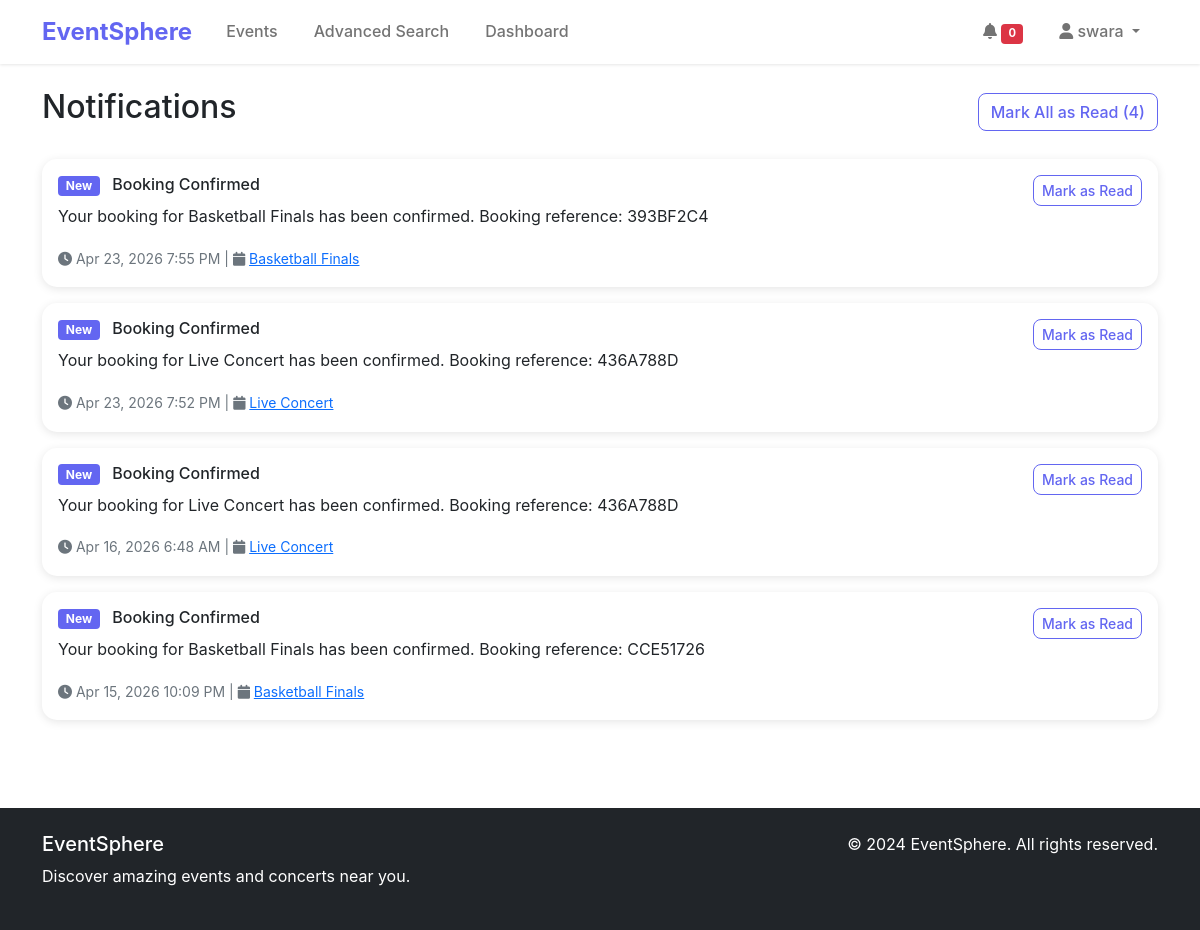
Screenshot of /notifications/ (signed in) with the database file from the repository.
### notifications/models.py (models this page shows, shortened)
class Notification(models.Model):
    NOTIFICATION_TYPES = [
        ('booking_confirmed', 'Booking Confirmed'),
        ('booking_cancelled', 'Booking Cancelled'),
        ('event_reminder', 'Event Reminder'),
        ('event_approved', 'Event Approved'),
        ('event_rejected', 'Event Rejected'),
        ('new_review', 'New Review'),
        ('system', 'System Notification'),
    ]
    user = models.ForeignKey(User, on_delete=models.CASCADE, related_name='notifications')
    title = models.CharField(max_length=200)
    message = models.TextField()
    notification_type = models.CharField(max_length=20, choices=NOTIFICATION_TYPES)
    event = models.ForeignKey(Event, on_delete=models.CASCADE, null=True, blank=True)
    booking = models.ForeignKey(Booking, on_delete=models.CASCADE, null=True, blank=True)
    is_read = models.BooleanField(default=False)
    created_at = models.DateTimeField(auto_now_add=True)
    class Meta:
        ordering = ['-created_at']

### events/models.py (models this page shows, shortened)
class Event(models.Model):
    title = models.CharField(max_length=200)
    description = models.TextField()
    category = models.ForeignKey(Category, on_delete=models.CASCADE)
    venue = models.ForeignKey(Venue, on_delete=models.CASCADE)
    date = models.DateTimeField()
    price = models.DecimalField(max_digits=10, decimal_places=2)
    image = models.ImageField(upload_to='events/', blank=True, null=True)
    created_by = models.ForeignKey(User, on_delete=models.CASCADE, null=True, blank=True)
    created_at = models.DateTimeField(auto_now_add=True)
    updated_at = models.DateTimeField(auto_now=True)
    is_active = models.BooleanField(default=True)
    class Meta:
        ordering = ['date']

### notifications/views.py (the view)
# urls.py: path('', views.notification_list, name='notification_list'),
@login_required
def notification_list(request):
    notifications = Notification.objects.filter(user=request.user)
    paginator = Paginator(notifications, 20)
    page_number = request.GET.get('page')
    page_obj = paginator.get_page(page_number)
    context = {
        'page_obj': page_obj,
        'unread_count': notifications.filter(is_read=False).count(),
    }
    return render(request, 'notifications/notification_list.html', context)

### templates/notifications/notification_list.html (shortened to what this page needs)
{% extends 'base.html' %}
{% load static %}
{% block content %}
<div class="container py-4">
    <div class="d-flex justify-content-between align-items-center mb-4">
        <h2>Notifications</h2>
        {% if unread_count > 0 %}
        <a href="{% url 'notifications:mark_all_as_read' %}" class="btn btn-outline-primary">
            Mark All as Read ({{ unread_count }})
        </a>
        {% endif %}
    </div>
    {% if page_obj %}
    <div class="row">
        <div class="col-md-12">
            {% for notification in page_obj %}
            <div class="card mb-3 {% if not notification.is_read %}border-primary{% endif %}">
                <div class="card-body">
                    <div class="d-flex justify-content-between align-items-start">
                        <div class="flex-grow-1">
                            <h6 class="card-title">
                                {% if not notification.is_read %}
                                <span class="badge bg-primary me-2">New</span>
                                {% endif %}
                                {{ notification.title }}
                            </h6>
                            <p class="card-text">{{ notification.message }}</p>
                            <small class="text-muted">
                                <i class="fas fa-clock"></i> {{ notification.created_at|date:"M d, Y g:i A" }}
                                {% if notification.event %}
                                | <i class="fas fa-calendar"></i>
                                <a href="{% url 'events:event_detail' notification.event.pk %}">{{ notification.event.title }}</a>
                                {% endif %}
                            </small>
                        </div>
                        <div class="ms-3">
                            {% if not notification.is_read %}
                            <a href="{% url 'notifications:mark_as_read' notification.id %}" class="btn btn-sm btn-outline-primary">
                                Mark as Read
                            </a>
                            {% endif %}
                        </div>
                    </div>
                </div>
            </div>
            {% endfor %}
        </div>
    </div>
    {% endif %}
</div>
{% endblock %}

### templates/base.html (shortened to what this page needs)
<!DOCTYPE html>
<html lang="en">
<head>
    {% load static %}
    <link href="https://cdn.jsdelivr.net/npm/bootstrap@5.1.3/dist/css/bootstrap.min.css" rel="stylesheet">
    <link href="https://cdnjs.cloudflare.com/ajax/libs/font-awesome/6.0.0/css/all.min.css" rel="stylesheet">
    <link href="{% static 'css/style.css' %}" rel="stylesheet">
</head>
<body>
    <nav class="navbar navbar-expand-lg navbar-light bg-white shadow-sm">
        <div class="container">
            <a class="navbar-brand fw-bold" href="{% url 'home' %}">EventSphere</a>
            <div class="collapse navbar-collapse" id="navbarNav">
                <ul class="navbar-nav me-auto">
                    <li class="nav-item">
                        <a class="nav-link" href="{% url 'events:event_list' %}">Events</a>
                    </li>
                    <li class="nav-item">
                        <a class="nav-link" href="{% url 'events:advanced_search' %}">Advanced Search</a>
                    </li>
                    {% if user.is_authenticated %}
                    <li class="nav-item">
                        <a class="nav-link" href="{% url 'dashboard:dashboard' %}">Dashboard</a>
                    </li>
                    {% endif %}
                </ul>
                <ul class="navbar-nav">
                    {% if user.is_authenticated %}
                    <li class="nav-item">
                        <a class="nav-link" href="{% url 'notifications:notification_list' %}">
                            <i class="fas fa-bell"></i>
                            <span class="badge bg-danger" id="notification-count" style="font-size: 0.7em;">0</span>
                        </a>
                    </li>
                    <li class="nav-item dropdown">
                        <a class="nav-link dropdown-toggle" href="#" id="navbarDropdown" role="button" data-bs-toggle="dropdown">
                            <i class="fas fa-user"></i> {{ user.username }}
                        </a>
                    </li>
                    {% endif %}
                </ul>
            </div>
        </div>
    </nav>
    <main>
        {% block content %}
        {% endblock %}
    </main>
    <footer class="bg-dark text-white py-4 mt-5">
        <div class="container">
            <div class="row">
                <div class="col-md-6">
                    <h5>EventSphere</h5>
                    <p>Discover amazing events and concerts near you.</p>
                </div>
                <div class="col-md-6 text-md-end">
                    <p>&copy; 2024 EventSphere. All rights reserved.</p>
                </div>
            </div>
        </div>
    </footer>
</body>
</html>

### static/css/style.css (style rules this page uses)
:root { --primary-color: #6366f1; --secondary-color: #8b5cf6; --dark-color: #1f2937; --light-color: #f8fafc; }
body { font-family: 'Inter', -apple-system, BlinkMacSystemFont, sans-serif; line-height: 1.6; }
.navbar-brand { font-size: 1.5rem; color: var(--primary-color) !important; }
.navbar-nav .nav-link { font-weight: 500; margin: 0 10px; }
.btn-outline-primary { color: var(--primary-color); border-color: var(--primary-color); border-radius: 8px; font-weight: 500; }
.card { border: none; border-radius: 15px; box-shadow: 0 2px 10px rgba(0, 0, 0, 0.1); }
.bg-primary { background-color: var(--primary-color) !important; }
.shadow-sm { box-shadow: 0 1px 3px rgba(0, 0, 0, 0.1) !important; }
footer { margin-top: auto; }

### rows the page displays
Notification: is_read "New", title "Booking Confirmed", message "Your booking for Basketball Finals has been confirmed. Booking reference: 393BF2C4", created_at "Apr 23, 2026 7:55 PM", event "Basketball Finals"
Notification: is_read "New", title "Booking Confirmed", message "Your booking for Live Concert has been confirmed. Booking reference: 436A788D", created_at "Apr 23, 2026 7:52 PM", event "Live Concert"
Notification: is_read "New", title "Booking Confirmed", message "Your booking for Live Concert has been confirmed. Booking reference: 436A788D", created_at "Apr 16, 2026 6:48 AM", event "Live Concert"
Notification: is_read "New", title "Booking Confirmed", message "Your booking for Basketball Finals has been confirmed. Booking reference: CCE51726", created_at "Apr 15, 2026 10:09 PM", event "Basketball Finals"

### other values shown
{{ user.username }} "swara"
{{ unread_count }} "4"
